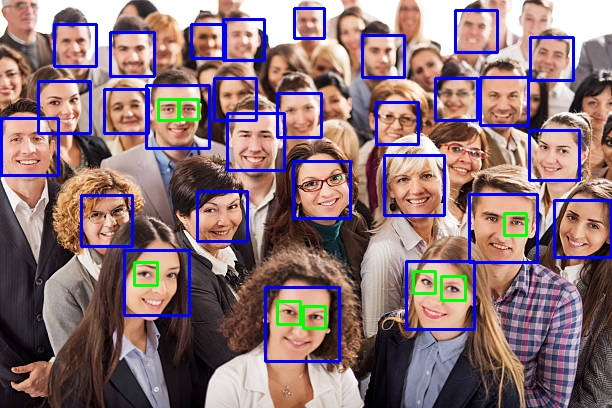
#> input picture t1/detect_example.jpg, 612 x 408 px
$ python cascade.py detect_example.jpg
#> lines starting #> are read from the running program, lines starting #| are printed output that depends on the picture; after the words box and inside, x2 and y2 are one past the last pixel; in counts of white or black regions, pixels touching at a corner belong together
import numpy as np
import cv2
import sys

if len(sys.argv) != 2:
  print("Usage " + sys.argv[0] + " img")
  print("  img - image to detect eyes and faces")
  sys.exit(1)

def union(a, b):
  x = min(a[0], b[0])
  y = min(a[1], b[1])
  w = max(a[0]+a[2], b[0]+b[2]) - x
  h = max(a[1]+a[3], b[1]+b[3]) - y
  return (x, y, w, h)

def intersection(a, b):
  x = max(a[0], b[0])
  y = max(a[1], b[1])
  w = min(a[0]+a[2], b[0]+b[2]) - x
  h = min(a[1]+a[3], b[1]+b[3]) - y
  if w < 0 or h < 0: return (0, 0, 0, 0)
  return (x, y, w, h)

def inter_ratio(A, B):
  dx = min(A[0]+A[2], B[0]+B[2])-max(A[0], B[0])
  dy = min(A[1]+A[3], B[1]+B[3])-max(A[1], B[1])
  sI = 0
  if dx >= 0 and dy >= 0:
    sI = dx*dy
  sU = A[2]*A[3]+B[2]*B[3]-sI
  print(A, B)
  print(sI, sU)
  return sI/sU
  # [10 lines of commented-out code are left out]

def any_intersects(R, A):
  for r in R:
    i = inter_ratio(r, A)
    print(i)
    if i >= 0.1:
      return True
  return False

filename = sys.argv[1]

DATA_PATH = "/usr/share/opencv/haarcascades/"

face = [ \
        # cv2.CascadeClassifier(DATA_PATH+'haarcascade_frontalface_default.xml'),\
        # cv2.CascadeClassifier(DATA_PATH+'haarcascade_frontalface_alt.xml'),\
        cv2.CascadeClassifier(DATA_PATH+'haarcascade_frontalface_alt2.xml'),\
       ]
eye = cv2.CascadeClassifier(DATA_PATH+'haarcascade_eye.xml')

img = cv2.imread(filename)
#> img is the input picture: shape (408, 612, 3); mean B, G, R 118.9, 114.4, 139.8
gray = cv2.cvtColor(img, cv2.COLOR_BGR2GRAY)
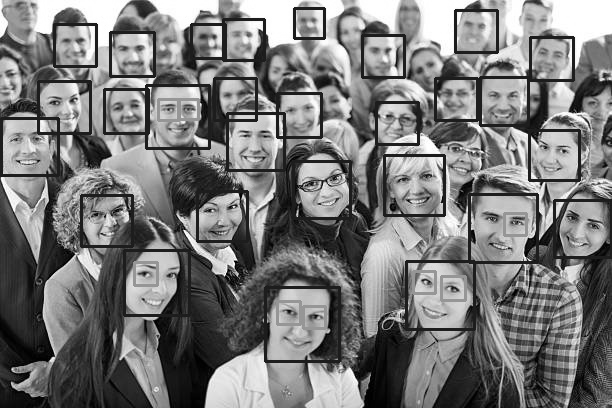
#> gray: shape (408, 612); min 0, max 255, mean 122.5

F = []
for f in face:
  F.extend(f.detectMultiScale(gray, 1.3, 1))
#> after the loop, F = 27 items, first 6: [294, 8, 30, 30], [456, 11, 41, 41], [223, 20, 41, 41], [191, 24, 34, 34], [52, 24, 43, 43], [110, 33, 45, 45]

R = []
for (x, y, w, h) in F:
  cv2.rectangle(img, (x, y), (x+w, y+h), (255, 0, 0), 2)
  R.append((x, y, w, h))
  rg = gray[y:y+h, x:x+w]
  rc = img[y:y+h, x:x+w]
  E = eye.detectMultiScale(rg)
  for (a, b, c, d) in E:
    cv2.rectangle(rc, (a, b), (a+c, b+d), (0, 255, 0), 2)
#> this loop made 27 passes
#> (x, y, w, h) on passes 1 to 12: (294, 8, 30, 30), (456, 11, 41, 41), (223, 20, 41, 41), (191, 24, 34, 34), (52, 24, 43, 43), (110, 33, 45, 45), (361, 35, 41, 41), (530, 37, 43, 43), (213, 78, 43, 43), (435, 77, 42, 42), (376, 101, 42, 42), (478, 76, 50, 50)
#> (x, y, w, h, E) on passes 21, 24, 25, 26, 27: (1, 118, 57, 57, [[3, 11, 21, 21]]), (465, 191, 76, 76, [[16, 17, 24, 24], [41, 21, 21, 21]]), (119, 246, 74, 74, [[13, 17, 22, 22]]), (402, 255, 74, 74, [[12, 13, 24, 24], [38, 20, 24, 24]]), (266, 286, 74, 74, [[12, 14, 23, 23]])
#> pass 1, `rg = gray[y:y+h, x:x+w]`:
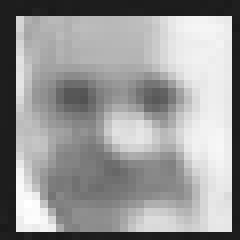
#> rg: shape (30, 30) (shown 8 times larger); min 26, max 255, mean 151.5
#> pass 1, `rc = img[y:y+h, x:x+w]`:
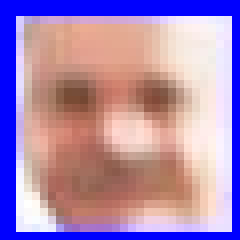
#> rc: shape (30, 30, 3) (shown 8 times larger); mean B, G, R 180, 136.5, 170.1
#> pass 2, `rc = img[y:y+h, x:x+w]`:
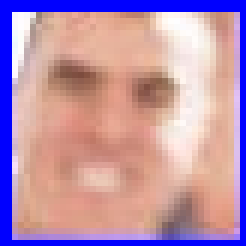
#> rc: shape (41, 41, 3) (shown 6 times larger); mean B, G, R 172.2, 145.4, 185.6
#> after the loop:
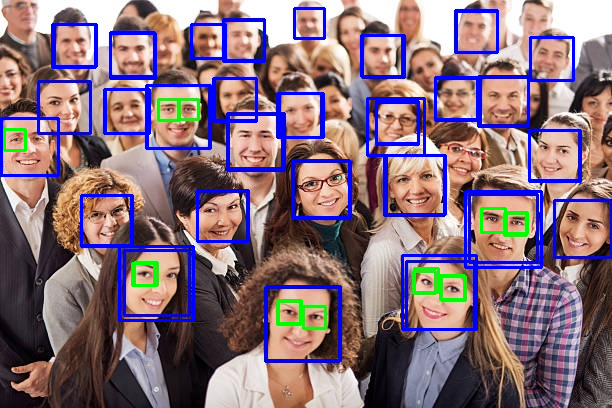
#> img: shape (408, 612, 3); 7.15% of pixels changed, all inside (x1, y1, x2, y2) = (0, 7, 582, 362)
#> after the loop:
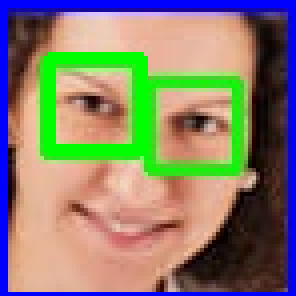
#> rc: shape (74, 74, 3) (shown 4 times larger); mean B, G, R 110.5, 127.2, 135.8
#> after the loop:
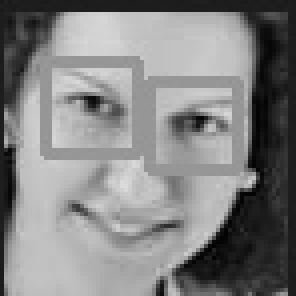
#> rg: shape (74, 74) (shown 4 times larger); min 3, max 219, mean 130.5
#> after the loop, R = 27 items, first 6: (294, 8, 30, 30), (456, 11, 41, 41), (223, 20, 41, 41), (191, 24, 34, 34), (52, 24, 43, 43), (110, 33, 45, 45)

cv2.imshow('img', img)
cv2.imwrite("detect_"+filename, img)
cv2.waitKey(0)
cv2.destroyAllWindows()
